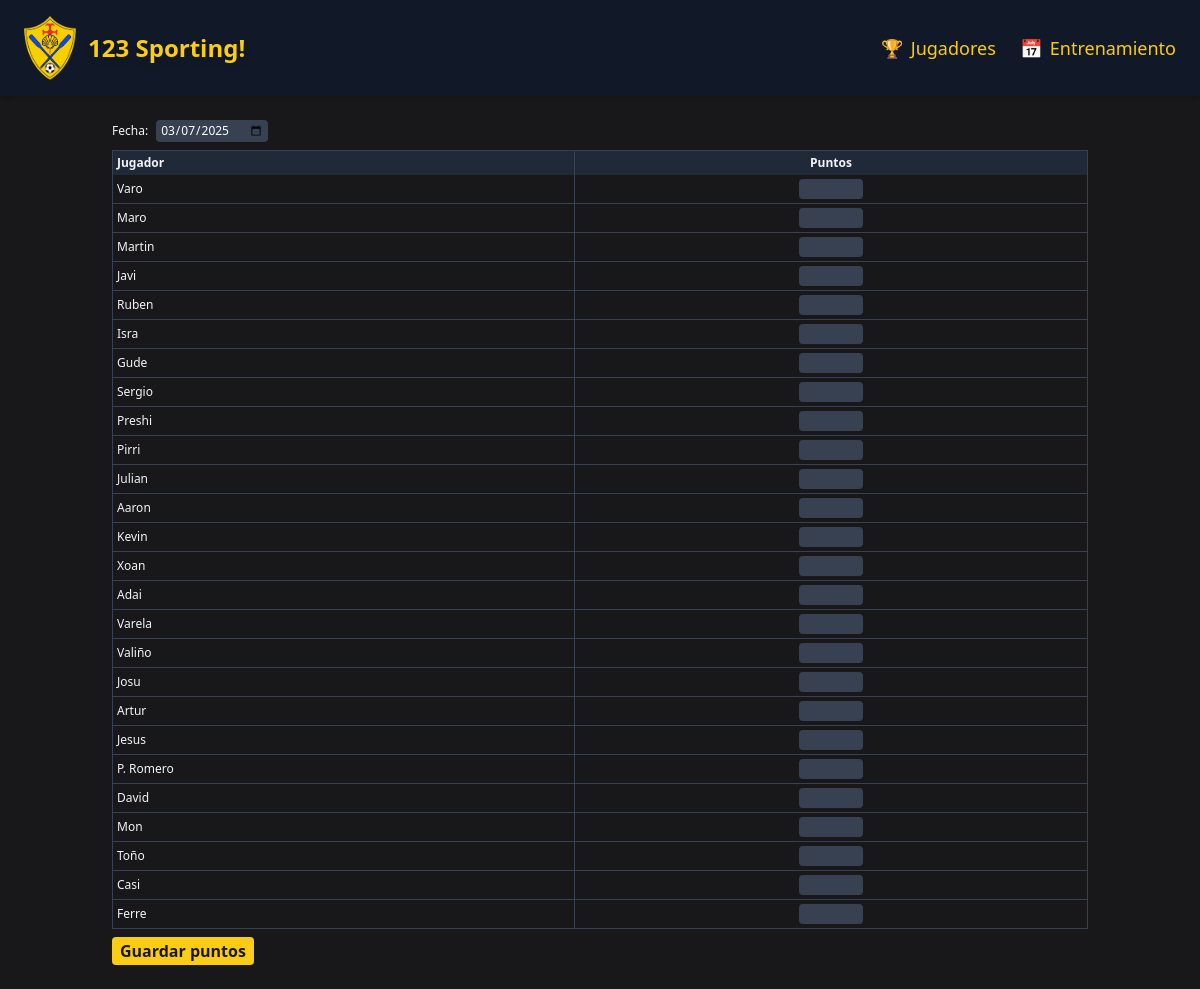
The app's page /training with its own data.
### models.py (models this page shows)
class Player(db.Model):
    id = db.Column(db.Integer, primary_key=True)
    name = db.Column(db.String(100), nullable=False)
    points = db.relationship('TrainingPoints', backref='player', lazy=True)

### routes/training.py (the view, shortened to what this page needs)
@training_bp.route('/training', methods=['GET', 'POST'])
def training():
    players = Player.query.all()
    date_str = request.args.get('date', datetime.date.today().strftime('%Y-%m-%d'))
    date_obj = datetime.datetime.strptime(date_str, '%Y-%m-%d').date()
    existing_entries = TrainingPoints.query.filter_by(date=date_obj).all()
    existing_points = {tp.player_id: tp.points for tp in existing_entries}
    return render_template('training.html',
                           players=players,
                           existing_points=existing_points,
                           date=date_obj.strftime('%Y-%m-%d'))

### templates/training.html (shortened to what this page needs)
{% extends "layout.html" %}
{% block content %}
<form method="POST" id="trainingForm" class="mb-2 flex gap-2 items-center text-xs">
  <label for="dateInput">Fecha:</label>
  <input
    type="date"
    id="dateInput"
    name="date"
    value="{{ date }}"
    required
    class="bg-gray-700 text-white rounded px-1 py-0.5 w-28"
  />
</form>
<div class="overflow-x-auto w-full">
  <form method="POST">
    <table class="table-auto w-full border-collapse whitespace-nowrap border border-gray-700 text-xs">
      <thead>
        <tr class="bg-gray-800">
          <th class="px-1 py-1 text-left border-r border-gray-700">Jugador</th>
          <th class="px-1 py-1 text-center">Puntos</th>
        </tr>
      </thead>
      <tbody>
        {% for player in players %}
        <tr class="border-b border-gray-700">
          <td class="px-1 py-1 border-r border-gray-700 text-left">{{ player.name }}</td>
          <td class="px-1 py-1 text-center">
            <input
              type="number"
              name="points_{{ player.id }}"
              value="{{ existing_points.get(player.id, '') }}"
              min="0"
              class="bg-gray-700 text-white rounded px-1 py-0.5 w-16 text-center"
            />
          </td>
        </tr>
        {% endfor %}
      </tbody>
    </table>
    <button type="submit" class="mt-2 bg-primary text-dark rounded px-2 py-0.5 font-semibold">
      Guardar puntos
    </button>
  </form>
</div>
{% endblock %}

### records on screen
Player: name "Varo"
Player: name "Maro"
Player: name "Martin"
Player: name "Javi"
Player: name "Ruben"
Player: name "Isra"
Player: name "Gude"
Player: name "Sergio"
Player: name "Preshi"
Player: name "Pirri"
Player: name "Julian"
Player: name "Aaron"
Player: name "Kevin"
Player: name "Xoan"
Player: name "Adai"
Player: name "Varela"
Player: name "Valiño"
Player: name "Josu"
Player: name "Artur"
Player: name "Jesus"
Player: name "P. Romero"
Player: name "David"
Player: name "Mon"
Player: name "Toño"
Player: name "Casi"
Player: name "Ferre"
